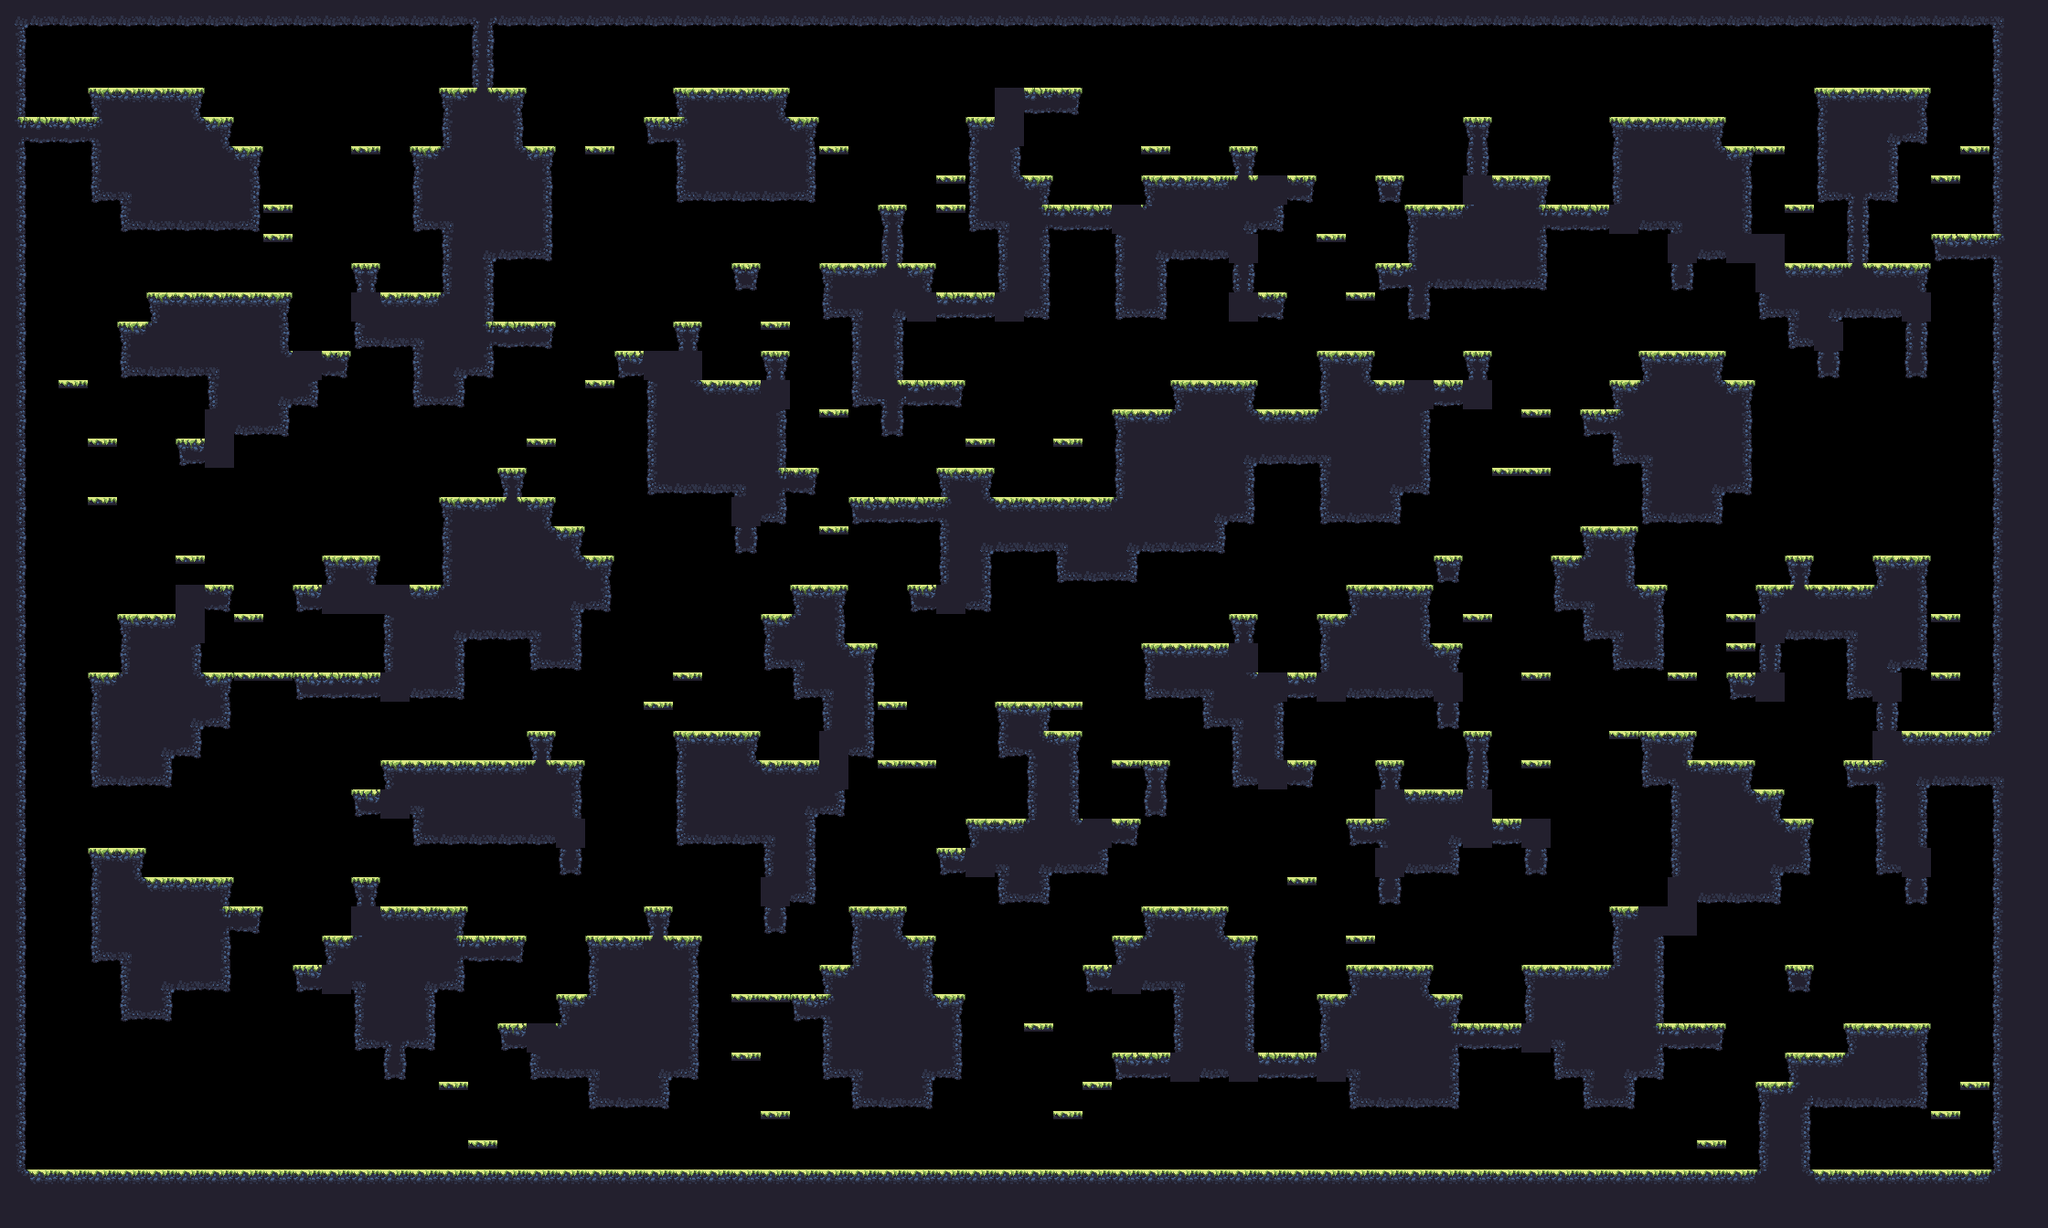

The image is a tile-based game level rendered from a .tmx file. Its description and source (layers, tilesets, objects; grid data summarised) follow:
An orthogonal 70x42 tile map with 32x32 px tiles, 1 tile layer (main) and 17 objects (9x spawn, spawnPlayer0, spawnCrown0, spawnPlayer1, spawnCrown1, ...).

<map compressionlevel="0" height="42" infinite="0" nextlayerid="3" nextobjectid="4" orientation="orthogonal" renderorder="right-down" tiledversion="1.3.2" tileheight="32" tilewidth="32" version="1.2" width="70">
 <tileset firstgid="1" source="forest_summer_tile_set.tsx" />
 <layer height="42" id="1" name="main" width="70">
  <data>[2940 cells, 1299 non-empty, 29 distinct tile ids]</data>
 </layer>
 <objectgroup><object id="1" name="spawnPlayer0" x="128" y="304.0" /><object id="2" name="spawnCrown0" x="288" y="112.0" /><object id="3" name="spawnPlayer1" x="1856" y="80.0" /><object id="4" name="spawnCrown1" x="1888" y="80.0" /><object id="5" name="spawnPlayer2" x="128" y="1232.0" /><object id="6" name="spawnCrown2" x="64" y="1232.0" /><object id="7" name="spawnPlayer3" x="2144" y="1232.0" /><object id="8" name="spawnCrown3" x="1888" y="1232.0" /><object id="9" name="spawn" x="128" y="624.0" /><object id="10" name="spawn" x="1280" y="1232.0" /><object id="11" name="spawn" x="1440" y="1040.0" /><object id="12" name="spawn" x="832" y="1232.0" /><object id="13" name="spawn" x="128" y="304.0" /><object id="14" name="spawn" x="2144" y="208.0" /><object id="15" name="spawn" x="896" y="1232.0" /><object id="16" name="spawn" x="1440" y="1232.0" /><object id="17" name="spawn" x="1344" y="1232.0" /></objectgroup></map>
